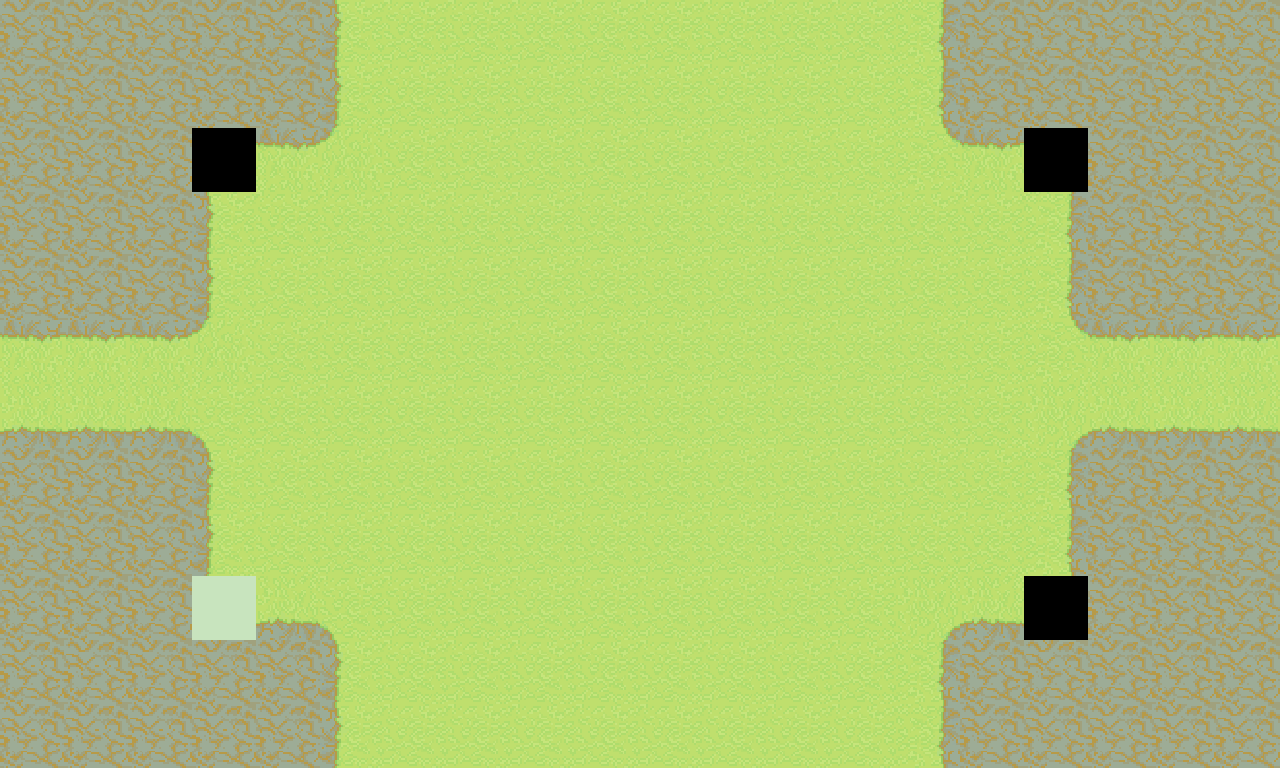

Below is a game level as drawn by its tile map, then a one-line description and the .tmx that defines it (tile-layer data replaced by summaries):
An orthogonal 20x12 tile map with 64x64 px tiles, 1 tile layer (Tile Layer 1).

<map version="1.0" orientation="orthogonal" width="20" height="12" tilewidth="64" tileheight="64">
 <tileset firstgid="1" name="grass_tile" tilewidth="64" tileheight="64">
  <image source="grass_tile.png" width="256" height="512" />
 </tileset>
 <layer name="Tile Layer 1" width="20" height="12">
  <data>[240 cells, 240 non-empty, 14 distinct tile ids]</data>
 </layer>
</map>